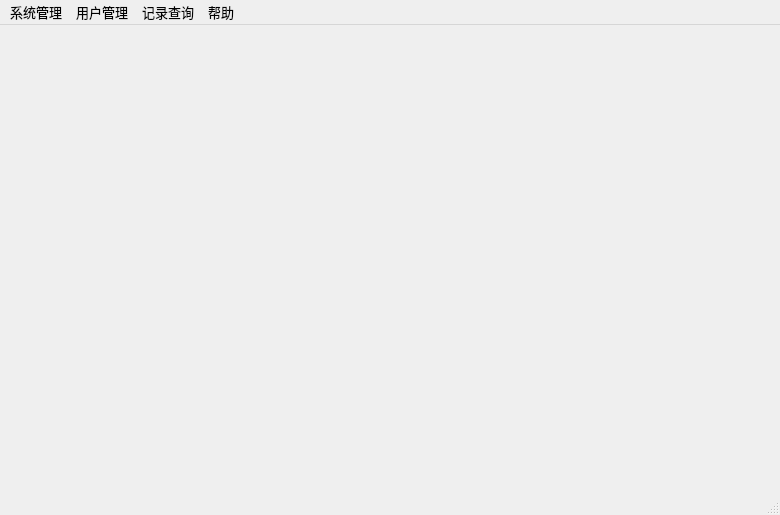
<?xml version="1.0" encoding="UTF-8"?>
<ui version="4.0">
 <class>MainWindow</class>
 <widget class="QMainWindow" name="MainWindow">
  <property name="geometry">
   <rect>
    <x>0</x>
    <y>0</y>
    <width>780</width>
    <height>515</height>
   </rect>
  </property>
  <property name="font">
   <font>
    <family>Times New Roman</family>
    <pointsize>10</pointsize>
   </font>
  </property>
  <property name="windowTitle">
   <string>MainWindow</string>
  </property>
  <widget class="QWidget" name="centralWidget">
   <layout class="QVBoxLayout" name="verticalLayout">
    <property name="leftMargin">
     <number>0</number>
    </property>
    <property name="topMargin">
     <number>0</number>
    </property>
    <property name="rightMargin">
     <number>0</number>
    </property>
    <property name="bottomMargin">
     <number>0</number>
    </property>
    <item>
     <widget class="QStackedWidget" name="stackedWidget">
      <property name="font">
       <font>
        <family>Times New Roman</family>
        <pointsize>10</pointsize>
       </font>
      </property>
      <property name="currentIndex">
       <number>-1</number>
      </property>
     </widget>
    </item>
   </layout>
  </widget>
  <widget class="QStatusBar" name="statusBar">
   <property name="sizeGripEnabled">
    <bool>true</bool>
   </property>
  </widget>
  <widget class="QMenuBar" name="menuBar">
   <property name="geometry">
    <rect>
     <x>0</x>
     <y>0</y>
     <width>780</width>
     <height>26</height>
    </rect>
   </property>
   <widget class="QMenu" name="menu">
    <property name="title">
     <string>系统管理</string>
    </property>
    <addaction name="action_login"/>
    <addaction name="separator"/>
    <addaction name="action_connect"/>
    <addaction name="action_Disconnect"/>
    <addaction name="action_export"/>
    <addaction name="separator"/>
    <addaction name="action_mainPage"/>
    <addaction name="actionquit"/>
   </widget>
   <widget class="QMenu" name="menu_2">
    <property name="title">
     <string>用户管理</string>
    </property>
    <addaction name="action_register"/>
    <addaction name="action_writeoff"/>
    <addaction name="action_recharge"/>
    <addaction name="separator"/>
    <addaction name="action_changepwd"/>
    <addaction name="separator"/>
    <addaction name="action_consume"/>
    <addaction name="separator"/>
    <addaction name="action_lostandfound"/>
   </widget>
   <widget class="QMenu" name="menu_3">
    <property name="title">
     <string>记录查询</string>
    </property>
    <addaction name="action_writeofftable"/>
    <addaction name="action_registtable"/>
    <addaction name="separator"/>
    <addaction name="action_recordtable"/>
    <addaction name="action_recharges"/>
    <addaction name="separator"/>
    <addaction name="action_persontable"/>
   </widget>
   <widget class="QMenu" name="menu_4">
    <property name="title">
     <string>帮助</string>
    </property>
    <addaction name="action_about"/>
   </widget>
   <addaction name="menu"/>
   <addaction name="menu_2"/>
   <addaction name="menu_3"/>
   <addaction name="menu_4"/>
  </widget>
  <action name="action_login">
   <property name="icon">
    <iconset>
     <normalon>:/new/prefix1/login.png</normalon>
    </iconset>
   </property>
   <property name="text">
    <string>登陆</string>
   </property>
   <property name="statusTip">
    <string>管理员登录接口</string>
   </property>
   <property name="font">
    <font>
     <family>Times New Roman</family>
     <pointsize>10</pointsize>
    </font>
   </property>
  </action>
  <action name="actionquit">
   <property name="icon">
    <iconset>
     <normalon>:/new/prefix1/logout.png</normalon>
    </iconset>
   </property>
   <property name="text">
    <string>退出</string>
   </property>
   <property name="statusTip">
    <string>退出系统</string>
   </property>
   <property name="font">
    <font>
     <family>Times New Roman</family>
     <pointsize>10</pointsize>
    </font>
   </property>
  </action>
  <action name="action_export">
   <property name="icon">
    <iconset>
     <normalon>:/new/prefix1/export.png</normalon>
    </iconset>
   </property>
   <property name="text">
    <string>导出</string>
   </property>
   <property name="statusTip">
    <string>将数据表格导出</string>
   </property>
   <property name="font">
    <font>
     <family>Times New Roman</family>
     <pointsize>10</pointsize>
    </font>
   </property>
  </action>
  <action name="action_register">
   <property name="icon">
    <iconset>
     <normalon>:/new/prefix1/regester.png</normalon>
    </iconset>
   </property>
   <property name="text">
    <string>用户注册</string>
   </property>
   <property name="statusTip">
    <string>新用户注册</string>
   </property>
   <property name="font">
    <font>
     <family>Times New Roman</family>
     <pointsize>10</pointsize>
    </font>
   </property>
  </action>
  <action name="action_writeoff">
   <property name="icon">
    <iconset>
     <normalon>:/new/prefix1/changePwd.png</normalon>
    </iconset>
   </property>
   <property name="text">
    <string>用户注销</string>
   </property>
   <property name="statusTip">
    <string>注销账户</string>
   </property>
   <property name="font">
    <font>
     <family>Times New Roman</family>
     <pointsize>10</pointsize>
    </font>
   </property>
  </action>
  <action name="action_changepwd">
   <property name="icon">
    <iconset>
     <normalon>:/new/prefix1/record3.png</normalon>
    </iconset>
   </property>
   <property name="text">
    <string>修改密码</string>
   </property>
   <property name="statusTip">
    <string>管理员用于修改密码</string>
   </property>
   <property name="font">
    <font>
     <family>Times New Roman</family>
     <pointsize>10</pointsize>
    </font>
   </property>
  </action>
  <action name="actionGhuj">
   <property name="text">
    <string>ghuj</string>
   </property>
  </action>
  <action name="action_recordtable">
   <property name="icon">
    <iconset>
     <normalon>:/new/prefix1/record4.png</normalon>
    </iconset>
   </property>
   <property name="text">
    <string>消费记录</string>
   </property>
   <property name="statusTip">
    <string>查询消费记录表</string>
   </property>
   <property name="font">
    <font>
     <family>Times New Roman</family>
     <pointsize>10</pointsize>
    </font>
   </property>
  </action>
  <action name="action_writeofftable">
   <property name="icon">
    <iconset>
     <normalon>:/new/prefix1/recoder1.png</normalon>
    </iconset>
   </property>
   <property name="text">
    <string>注销记录</string>
   </property>
   <property name="statusTip">
    <string>查询注销表</string>
   </property>
   <property name="font">
    <font>
     <family>Times New Roman</family>
     <pointsize>10</pointsize>
    </font>
   </property>
  </action>
  <action name="action_registtable">
   <property name="icon">
    <iconset>
     <normalon>:/new/prefix1/record.png</normalon>
    </iconset>
   </property>
   <property name="text">
    <string>注册记录</string>
   </property>
   <property name="statusTip">
    <string>查询注册表</string>
   </property>
   <property name="font">
    <font>
     <family>Times New Roman</family>
     <pointsize>10</pointsize>
    </font>
   </property>
  </action>
  <action name="action_persontable">
   <property name="icon">
    <iconset>
     <normalon>:/new/prefix1/record2.png</normalon>
    </iconset>
   </property>
   <property name="text">
    <string>人员信息</string>
   </property>
   <property name="statusTip">
    <string>查询注册用户表</string>
   </property>
   <property name="font">
    <font>
     <family>Times New Roman</family>
     <pointsize>10</pointsize>
    </font>
   </property>
  </action>
  <action name="actionAsdf_7">
   <property name="text">
    <string>asdf</string>
   </property>
  </action>
  <action name="action_about">
   <property name="icon">
    <iconset>
     <normalon>:/new/prefix1/help.png</normalon>
    </iconset>
   </property>
   <property name="text">
    <string>关于</string>
   </property>
   <property name="statusTip">
    <string>关于本软件的相关说明</string>
   </property>
   <property name="font">
    <font>
     <family>Times New Roman</family>
     <pointsize>10</pointsize>
    </font>
   </property>
  </action>
  <action name="action_connect">
   <property name="icon">
    <iconset>
     <normalon>:/new/prefix1/connect.png</normalon>
    </iconset>
   </property>
   <property name="text">
    <string>连接</string>
   </property>
   <property name="statusTip">
    <string>连接读卡器模块</string>
   </property>
   <property name="font">
    <font>
     <family>Times New Roman</family>
     <pointsize>10</pointsize>
    </font>
   </property>
  </action>
  <action name="action_Disconnect">
   <property name="icon">
    <iconset>
     <normalon>:/new/prefix1/disconnect.png</normalon>
    </iconset>
   </property>
   <property name="text">
    <string>断开</string>
   </property>
   <property name="statusTip">
    <string>与读卡器断开连接</string>
   </property>
   <property name="font">
    <font>
     <family>Times New Roman</family>
     <pointsize>10</pointsize>
    </font>
   </property>
  </action>
  <action name="actionAsdf">
   <property name="text">
    <string>asdf</string>
   </property>
  </action>
  <action name="action_recharge">
   <property name="icon">
    <iconset>
     <normalon>:/new/prefix1/cast.png</normalon>
    </iconset>
   </property>
   <property name="text">
    <string>用户充值</string>
   </property>
   <property name="statusTip">
    <string>给M1卡充值</string>
   </property>
   <property name="font">
    <font>
     <family>Times New Roman</family>
     <pointsize>10</pointsize>
    </font>
   </property>
  </action>
  <action name="action_consume">
   <property name="icon">
    <iconset>
     <normalon>:/new/prefix1/pay.png</normalon>
    </iconset>
   </property>
   <property name="text">
    <string>消费模拟</string>
   </property>
   <property name="statusTip">
    <string>模拟一些消费场景</string>
   </property>
   <property name="font">
    <font>
     <family>Times New Roman</family>
     <pointsize>10</pointsize>
    </font>
   </property>
  </action>
  <action name="action_mainPage">
   <property name="icon">
    <iconset>
     <normalon>:/new/prefix1/main.png</normalon>
    </iconset>
   </property>
   <property name="text">
    <string>主页</string>
   </property>
   <property name="statusTip">
    <string>返回到软件的主界面</string>
   </property>
   <property name="font">
    <font>
     <family>Times New Roman</family>
     <pointsize>10</pointsize>
    </font>
   </property>
  </action>
  <action name="action_recharges">
   <property name="icon">
    <iconset>
     <normalon>:/new/prefix1/record5.png</normalon>
    </iconset>
   </property>
   <property name="text">
    <string>充值记录</string>
   </property>
   <property name="statusTip">
    <string>充值记录信息查询</string>
   </property>
  </action>
  <action name="action_lostandfound">
   <property name="text">
    <string>用户挂失</string>
   </property>
  </action>
 </widget>
 <layoutdefault spacing="6" margin="11"/>
 <resources/>
 <connections/>
</ui>
